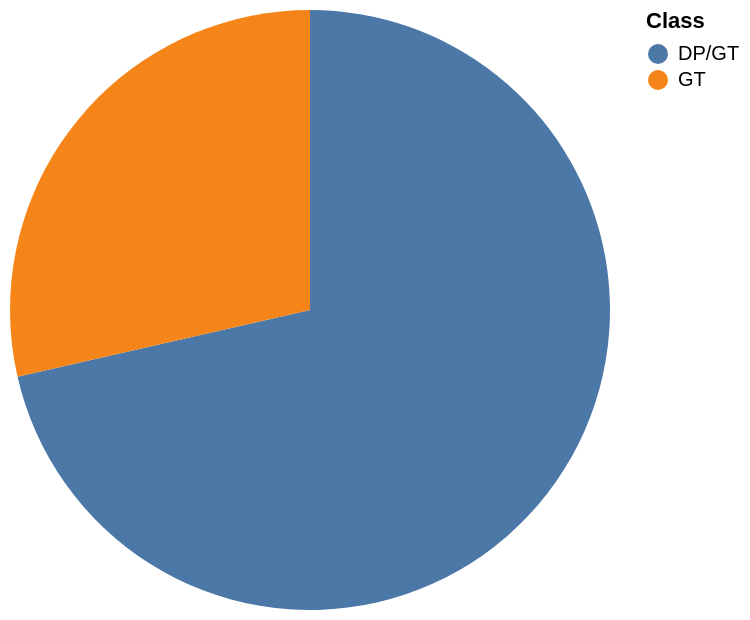

Specify this chart in Vega-Lite:
### Vega-Lite specification from a JSON file in a GitHub repository (floating-point values rounded to 4 significant figures)
{"data": {"values": [{"x_data": "DP/GT", "y_data": 5}, {"x_data": "GT", "y_data": 2}]}, "mark": "arc", "encoding": {"theta": {"field": "y_data", "type": "quantitative", "title": "COUNT(Class)"}, "color": {"field": "x_data", "type": "nominal", "title": "Class"}}}
